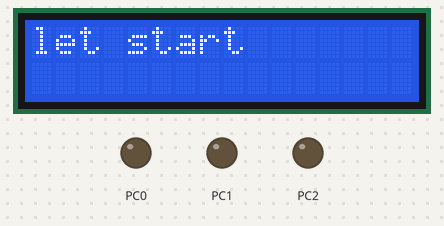
Bench run of a program on a simulated ATmega328P, built with avr-gcc and emulated at 8 MHz. On the bench: 16×2 character LCD, output pins drawn as LEDs (lit = HIGH). Wiring (inferred from the names in the program): PCF8574 port expander at I2C address 0x27. Wiring (inferred from the signals the program sends): character LCD (HD44780): RS Q0; E Q2; backlight Q3; data Q4, Q5, Q6, Q7. Dashed ring = blinking. Pins used as bus, display or sensor lines are not drawn.

Above: at 0.2 s.
At 3.46 s:
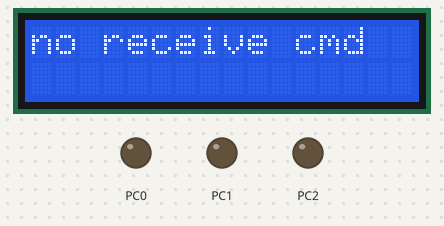
At 10.0 s:
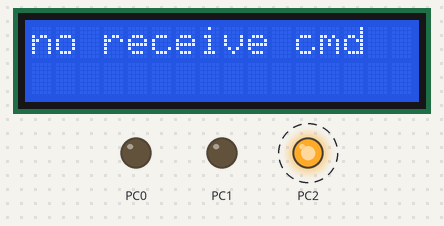
Timing chart, 0 to 130.0 s (numbered marks = the images above):
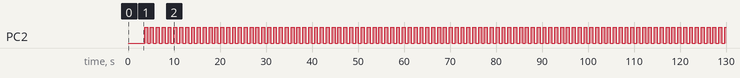

The program:

main.cpp
```cpp
/*
 * RFID_project.cpp
 *
 * Created: 14/02/2024 3:28:33 CH
 * Author : Vũ Huy Bảo
 */

#include "RFID.h"
#include "spi_module.h"
#include "uart_module.h"
#include "i2c_moudle.h"
#include "i2c_lcd.h"

	mfrc522 x(ss,0);

void main_init(){
	DDRC = (1<<0)|(1<<1)|(1<<2);
	i2c_init();
	i2c_lcd_init();
	spi_init();
	uart_init();
	x.RFID_init();
}


void print_lcd(uint8_t x){
	int temp;
	int hex[2];
	for (int i = 0; i<2; i++){
		temp = x % 16;
		x/=16;
		switch (temp){
			case 10:
			hex [i] = 'A';
			break;
						case 11:
						hex [i] = 'B';
						break;
									case 12:
									hex [i] = 'C';
									break;
												case 13:
												hex [i] = 'D';
												break;
															case 14:
															hex [i] = 'E';
															break;
																		case 15:
																		hex [i] = 'F';
																		break;
			default:
			hex[i] = temp + 0x30;
		}
	}
		for (int i = 1 ;i >= 0; i--){
			i2c_lcd_sendchar((char)(hex[i]));
		}
}

int main(void)
{
	main_init();
	int status = mi_err;
	uint8_t serial[MAX_LEN];
	uint8_t buffer[4];

	buffer[0] = 0x46;
	buffer[1] = 0xE9;
	buffer[2] = 0xEC;
	buffer[3] = 0xAD;

	int cnt = 0,same = 0;

		i2c_lcd_position(1,1);
		i2c_lcd_sendstring("let start");
		_delay_ms(3000);
		i2c_lcd_sendcmd(lcd_cleardisplay);
		uint8_t a = x.getfirmwareversion();
		if (a == 0x91) i2c_lcd_sendstring("version 1.0");
		else if (a == 0x92) i2c_lcd_sendstring("version 2.0");
		else i2c_lcd_sendstring("no receive cmd");


    /* Replace with your application code */
    while (1)
    {
			same = 0;
			here:
			i2c_lcd_position(1,2);
			cnt++;
			if (cnt == 1)  i2c_lcd_sendstring("                "); // clear display just only 1 time
			status=x.requestag(serial);
			PORTC ^= (1<<2);
			_delay_ms(500);
			if(status == mi_ok) {
				status = x.anticollsion (serial);
				if (status == mi_ok) {
					cnt = 0;
					i2c_lcd_position(1,2);
					i2c_lcd_sendstring("NUID: ");
				//	uart_transmit_string("NUID: ");
					for (int i = 0;i < 4; i++){
						print_lcd(serial[i]);
			//			uart_transmit_char(serial[i]);
					}


					for(int i = 0 ;i<4;i++){
						if (serial[i] == buffer[i]) same++;
					}

							if (same==4) {
								PORTC |= (1<<1);
								_delay_ms(5000);
								PORTC &= ~(1<<1);
							}
							else{
								PORTC |= (1<<0);
								_delay_ms(5000);
								PORTC &= ~(1<<0);
							}


					status = x.selecttag(serial);
					status = x.halttag();
				}

			}
			}
	return 0;
}
```

RFID.cpp
```cpp
/*
 * CPPFile1.cpp
 *
 * Created: 14/02/2024 3:29:00 CH
 *  Author: Vũ Huy Bảo
 */

/*

data frame between MFRC522 and Mifare card s50

+ All given times refer to the data frames including start of communication and end of
communication. A PCD data frame contains the start of communication (1 "start bit")
and the end of communication (one logic 0 + 1 bit length of unmodulated carrier). A
PICC data frame contains the start of communication (1 "start bit") and the end of
communication (1 bit length of no subcarrier)

+ Max DATA length is 128 bit (16 bytes) (not include CRC biit or parity bit)

+ send 8 bit each

+ have 16bits CRC start from request_cmd


*/


#include "RFID.h"


// initial function
mfrc522::mfrc522(int ss_pin, int reset){
    this->ss_pin = ss_pin;
    (sbi(PORTB, this->ss_pin));
    (sbi(DDRB, this->ss_pin));

    this->rst = reset;
    (sbi(PORTB, this->rst));
    (sbi(DDRB, this->rst));
}


// function: write to reg of MFRC522
void mfrc522::write_to_reg(uint8_t addr, uint8_t data){
    (cbi(PORTB, this->ss_pin));

    spi_transmit((addr<<1) & 0x7E);
    spi_transmit(data);

    (sbi(PORTB, this->ss_pin));

}

// function: read from reg of MFRC522
uint8_t mfrc522::read_from_reg(uint8_t addr){
    (cbi(PORTB, this->ss_pin));

    uint8_t return_data;
    spi_transmit(((addr<<1) & 0x7E) | 0x80);
    return_data = spi_transmit(none_value);

    (sbi(PORTB, this->ss_pin));

    return return_data;
}

// function: set a bit from reg of MFRC522
void mfrc522::setbitmask(uint8_t address, unsigned char mask){
    uint8_t temp = 0x00;
    temp = read_from_reg(address);
    write_to_reg(address, temp | mask);
}

// function: clear a bit from reg of MFRC522
void mfrc522::clearbitmask(uint8_t address, unsigned char mask){
    uint8_t temp = 0x00;
    temp = read_from_reg(address);
    write_to_reg(address, temp & (~mask));
}

// function: send a soft reset cmd to MFRC522
void mfrc522::reset(){
    write_to_reg(CommandReg, mfrc522_softreset);
}

uint8_t mfrc522::getfirmwareversion(){
    uint8_t response = 0 ;
    response = read_from_reg(VersionReg);
    return response;
}

// calculate 16bit CRC and read it
void mfrc522::calculateCRC(uint8_t *data, int len, uint8_t *result) {
    int i;
    uint8_t n;

    clearbitmask(DivIrqReg, 0x04);   // clear crc interrupt flag:CRC command is active and all bits are processed
    setbitmask(FIFOLevelReg, 0x80);  // clear read and write pointer

    // Writing data to the FIFO.
    for (i = 0; i < len; i++) {
        write_to_reg(FIFODataReg, data[i]);
    }
    write_to_reg(CommandReg, mfrc522_calcrc);

    // Wait for the CRC calculation to complete.
    i = 0xFF;
    do {
        n = read_from_reg(DivIrqReg);
        i--;
    } while ((i != 0) && !(n & 0x04));  // CRCIrq = 1

    // Read the result from the CRC calculation.
    result[0] = read_from_reg(CRCResultRegL);
    result[1] = read_from_reg(CRCResultRegM);
}


// function: send cmd for initializing RFID
void mfrc522::RFID_init(){
    sbi (PORTB, this->ss_pin);
    reset();
    // timer: 3390*2*48/13.56MHz = 24ms (for each cmd the timer will run for the next cmd)
    // prescaler
    write_to_reg(TModeReg, 0x8D);
    write_to_reg(TPrescalerReg, 0x3E);

    // reload_counter
	write_to_reg(TReloadRegL, 0x30);
    write_to_reg(TReloadRegH, 0x00);

    // modulation
    write_to_reg(TxASKReg, 0x40); // 100% ASK (amplitude shift keying)
    write_to_reg(TModeReg, 0x3D);  // transmit only when an RF field is generated
    setbitmask(TxControlReg, 0x03); // allow RF signal to transmit on Tx1 and Tx2 pins
}

// this function for writing cmd to mifare card
int mfrc522::commandtag(uint8_t cmd, uint8_t *data, int dlen, uint8_t *res, int* rlen){
    int status = mi_err;
    uint8_t irqen = 0x00;
    uint8_t wait_irq = 0x00;
    uint8_t lastbits, n ;
    int i ;

    switch(cmd){
        case mfrc522_mf_authent:
            irqen = 0x12; // enable idle cmd and error protocol interrupt to connect irq pin
            wait_irq = 0x10;
            break;
        case mfrc522_transceive:
            irqen = 0x77; // enable idle cmd, error protocol, transmit, receive, lower alert fifo and timer counter value gets zero interrupt to connect irq pin
            wait_irq = 0x30;
            break;
        default:
            break;
    }

    write_to_reg(CommIEnReg, irqen | 0x80); // interrupt request
    clearbitmask(CommIrqReg, 0x80); // clear all interrupt request bits (if it's already set from the beginning)
    setbitmask(FIFOLevelReg, 0x80); // clear read and write pointer if FIFO

    write_to_reg(CommandReg, mfrc522_idle); // no action, cancel the current command

    // write to fifo
    for (i = 0; i < dlen; i++){
        write_to_reg(FIFODataReg, data[i]);
    }


    // execute the command
    write_to_reg(CommandReg, cmd);

    if (cmd == mfrc522_transceive){
        setbitmask(BitFramingReg, 0x80); // start the transmission and read continuously between tag and reader (data is get from FIFO)
        // the last byte transmit is 8 bit
    }

    // waiting for the command complete, so that we can receive data

    i = 25; // max wait time is 125ms
    do {
        _delay_ms(5);
        // CommIRqReg[7..0]
        // Set1 TxIRq RxIRq IdleIRq HiAlerIRq LoAlertIRq ErrIRq TimerIRq
        n = read_from_reg(CommIrqReg);
        i--;
    } while ((i != 0) && !(n & 0x01) && !(n & wait_irq)); // wait for timer, idle interrupt, (and receive flag interrupt for transceive)

    clearbitmask(BitFramingReg, 0x80); // stop transceive

    if (i != 0) { // request did not timeout
        if (!(read_from_reg(ErrorReg) & 0x1D)) {    // BufferOvfl Collerr CRCErr ProtocolErr
            status = mi_ok;
            if (n & irqen & 0x01) {
                status = mi_notag_err;
            }
            if (cmd == mfrc522_transceive){
                n = read_from_reg(FIFOLevelReg);
                lastbits = read_from_reg(ControlReg) & 0x07;
                if (lastbits){
                    *rlen = (n - 1) * 8 + lastbits; // indicate that the number of bits of the last byte can be different
                } else {
                    *rlen = n * 8;
                }
            }

            if (n == 0) {
                n = 1;
            }
            if (n > MAX_LEN) {
                n = MAX_LEN; // 106KB per second : 128 bits (16 bytes) therefore can communicate less than 16 bytes
            }

            // reading the receive data from FIFO
            for (i = 0; i < n; i++){
                res[i] = read_from_reg(FIFODataReg);
            }
        }
		else status = mi_err;
    }
    return status;
}

// just only for requesting mf1 tag
int mfrc522::requestag(uint8_t* data){
    int status;
    int len;
    write_to_reg(BitFramingReg, 0x07); // 7 bits for request cmd
    data[0] = mf1_reqa;
    status = commandtag(mfrc522_transceive, data, 1, data, &len);
    if ((status != mi_ok) || (len != 0x10)) { // 16-bit ATQA response from tag
        status = mi_err;
    }

    return status;
}

int mfrc522::anticollsion(uint8_t* serial){
    int status, len;
    write_to_reg(BitFramingReg, 0x00);
    serial[0] = mf1_anticol_1;
    serial[1] = 0x20;
    status = commandtag(mfrc522_transceive, serial, 2, serial, &len);
    len = len / 8; //(unit: bytes )
    if ((len == 4)&&(status == mi_ok)) {
        status = mi_ok;
    }
    return status;
}


uint8_t mfrc522::selecttag(uint8_t* serial){
    int i, status, len;
    uint8_t ack = 0x08 ;
    uint8_t buffer[8];

    write_to_reg(BitFramingReg, 0x00);

    buffer[0] = mf1_select_1;
    buffer[1] = 0x70;
    for (i = 0; i < 4; i++){
        buffer[i + 2] = serial[i];
    }
    calculateCRC(buffer, 6, &buffer[6]);

    status = commandtag(mfrc522_transceive, buffer, 8, buffer, &len);
    if ((status == mi_ok) && (buffer[0] == ack)) {
        status = mi_ok;
    }
    return status;
}


int mfrc522::halttag(){
    int status, len;
    uint8_t buffer[4];

    write_to_reg(BitFramingReg, 0x00);

    buffer[0] = mf1_halt;
    buffer[1] = 0;
    calculateCRC(buffer, 2, &buffer[2]);
    status = commandtag(mfrc522_transceive, buffer, 4, buffer, &len);
    clearbitmask(Status2Reg, 0x08); // turn off encryption
    return status;
}
```

RFID.h
```cpp
/*
 * RFID.h
 *
 * Created: 14/02/2024 3:29:52 CH
 *  Author: Vũ Huy Bảo
 */


#ifndef RFID_H_
#define RFID_H_

#include "spi_module.h"


#define     MAX_LEN               16        // Maximum length of an array.

// MF522 MFRC522 error codes.
#define     mi_ok                    0         // Everything A-OK.
#define     mi_err                   1         // General error
#define     mi_notag_err			 2         // there is no tag for communication

#define sbi(port,bit) {port|= (1<<bit);}
#define cbi(port,bit) {port&= (~(1<<bit));}
#define none_value 0x00

//////////////////////COMMAND WORD////////////////////////////
#define mfrc522_idle              0x00  // no action, cancels current command execution
#define mfrc522_mem               0x01  // store 25 bytes into the internal buffer
#define mfrc522_generaterandomid  0x02  // generates a 10 bytes random ID number
#define mfrc522_calcrc            0x03
#define mfrc522_transmit          0x04  // transmit data
#define mfrc522_nocmdchange       0x07  // no command change
#define mfrc522_receive           0x08  // receive data
#define mfrc522_transceive        0x0C
#define mfrc522_mf_authent        0x0E
#define mfrc522_softreset         0x0F
//-----------------------------------------------//


/////////////////////////MIFARE_ONE TAG COMMON word/////////////////////////

#define mf1_reqa        0x26 // request
#define mf1_wupa        0x52 // wake up
#define mf1_anticol_1   0x93 // anti collision CL1
#define mf1_select_1    0x93 // select tag CL1
#define mf1_anticol_2   0x95 // anti collision CL2
#define mf1_select_2    0x95 // select tag CL2
#define mf1_halt        0x50 // halt the process
#define mf1_authenA     0x60 // authentication with key A
#define mf1_authenB     0x61 // authentication with key B
#define mf1_read        0x30 // read
#define mf1_write       0xA0 // write
#define mf1_decrement   0xC0 // decrement the content of the block and the res is store in internal transfer buffer
#define mf1_increment   0xC1 // increment the content of the block and the res is store in internal transfer buffer
#define mf1_restore     0xC2 // move the content of block to internal transfer buffer
#define mf1_transfer    0xB0 // move the content of internal transfer buffer to block

///////////////// MFRC522 REGISTER //////////////////////
// Page 0: command and status
#define     Reserved00            0x00
#define     CommandReg            0x01
#define     CommIEnReg            0x02
#define     DivIEnReg             0x03
#define     CommIrqReg            0x04
#define     DivIrqReg             0x05
#define     ErrorReg              0x06
#define     Status1Reg            0x07
#define     Status2Reg            0x08
#define     FIFODataReg           0x09
#define     FIFOLevelReg          0x0A
#define     WaterLevelReg         0x0B
#define     ControlReg            0x0C
#define     BitFramingReg         0x0D
#define     CollReg               0x0E
#define     Reserved01            0x0F
//Page 1:Command
#define     Reserved10            0x10
#define     ModeReg               0x11
#define     TxModeReg             0x12
#define     RxModeReg             0x13
#define     TxControlReg          0x14
#define     TxASKReg              0x15
#define     TxSelReg              0x16
#define     RxSelReg              0x17
#define     RxThresholdReg        0x18
#define     DemodReg              0x19
#define     Reserved11            0x1A
#define     Reserved12            0x1B
#define     MifareReg             0x1C
#define     Reserved13            0x1D
#define     Reserved14            0x1E
#define     SerialSpeedReg        0x1F
//Page 2:CFG
#define     Reserved20            0x20
#define     CRCResultRegM         0x21
#define     CRCResultRegL         0x22
#define     Reserved21            0x23
#define     ModWidthReg           0x24
#define     Reserved22            0x25
#define     RFCfgReg              0x26
#define     GsNReg                0x27
#define     CWGsPReg              0x28
#define     ModGsPReg             0x29
#define     TModeReg              0x2A
#define     TPrescalerReg         0x2B
#define     TReloadRegH           0x2C
#define     TReloadRegL           0x2D
#define     TCounterValueRegH     0x2E
#define     TCounterValueRegL     0x2F
//Page 3:TestRegister
#define     Reserved30            0x30
#define     TestSel1Reg           0x31
#define     TestSel2Reg           0x32
#define     TestPinEnReg          0x33
#define     TestPinValueReg       0x34
#define     TestBusReg            0x35
#define     AutoTestReg           0x36
#define     VersionReg            0x37
#define     AnalogTestReg         0x38
#define     TestDAC1Reg           0x39
#define     TestDAC2Reg           0x3A
#define     TestADCReg            0x3B
#define     Reserved31            0x3C
#define     Reserved32            0x3D
#define     Reserved33            0x3E
#define     Reserved34            0x3F
//-----------------------------------------------//


class mfrc522 {
	private:
		uint8_t ss_pin;
		uint8_t rst;
	public:
		mfrc522             (int ss_pin, int reset);
		void    write_to_reg(uint8_t addr, uint8_t data);
		uint8_t read_from_reg(uint8_t addr);
		void    setbitmask(uint8_t address, unsigned char mask);
		void    clearbitmask(uint8_t address, unsigned char mask);
		void    reset();
		void    RFID_init();
		uint8_t getfirmwareversion();
		int     commandtag(uint8_t cmd, uint8_t *data, int dlen, uint8_t *res, int* rlen);
		void    calculateCRC(uint8_t *data, int len, uint8_t *result);
		uint8_t selecttag(uint8_t* serial);
		int     requestag(uint8_t* data);
		int     halttag();
		int     anticollsion(uint8_t* serial);
	};


#endif /* RFID_H_ */
```

i2c_module.cpp
```cpp
/*
 * i2c_module.cpp
 *
 * Created: 01/03/2024 12:00:32 CH
 *  Author: Vũ Huy Bảo
 */

#include "i2c_moudle.h"

void i2c_init(){
	TWSR = 0x00; //prescaler bit = 00
	TWBR = 72; // frequency = 50khz
	TWCR = (1<<TWEN);
}

void i2c_transmit(uint8_t data){
	TWDR = data;
	TWCR = (1<<TWINT)|(1<<TWEN); // this is the rule for bot TWEN
	while (!(TWCR)&(1<<TWINT));
}


unsigned char i2c_read(unsigned char final){
	if (final == 0) TWCR  = (1<<TWINT)|(1<<TWEN)|(1<<TWEA); // send ACK
	else TWCR = (1<<TWINT)|(1<<TWEN); // send NACK
	while(!(TWCR&(1<<TWINT))) ;
	return TWDR;
}


void i2c_start(){
	TWCR = (1<<TWEN)|(1<<TWINT)|(1<<TWSTA); // start condition
	while(!(TWCR&(1<<TWINT))) ;
}


void i2c_stop(){
	TWCR = (1<<TWEN)|(1<<TWINT)|(1<<TWSTO); // stop condition
}
```

i2c_moudle.h
```cpp
/*
 * i2c_moudle.h
 *
 * Created: 02/03/2024 7:21:20 SA
 *  Author: Vũ Huy Bảo
 */


#ifndef I2C_MOUDLE_H_
#define I2C_MOUDLE_H_

#include <avr/io.h>
#include <util/delay.h>
#define F_CPU 8000000UL

void i2c_init();
void i2c_transmit(uint8_t data);
unsigned char i2c_read(unsigned char final);
void i2c_start();
void i2c_stop();


#endif /* I2C_MOUDLE_H_ */
```

spi_module.cpp
```cpp
/*
 * spi_module.cpp
 *
 * Created: 01/03/2024 12:03:41 CH
 *  Author: Vũ Huy Bảo
 */

#include "spi_module.h"


void spi_init(){
	DDRB = (1<<mosi)|(1<<sck)|(1<<ss);
	SPCR = (1<<SPE)|(1<<MSTR)|(1<<SPR0);
	sbi(PORTB,ss);
}

uint8_t spi_transmit(uint8_t data){
	uint8_t temp;
	SPDR = data;
	while (!(SPSR & (1<<SPIF)));
	temp = SPDR;  // clear flag
	return temp;
}
```

spi_module.h
```cpp
/*
 * spi_module.h
 *
 * Created: 01/03/2024 12:02:16 CH
 *  Author: Vũ Huy Bảo
 */


#ifndef SPI_MODULE_H_
#define SPI_MODULE_H_


#include <avr/io.h>
#include <util/delay.h>
#include <avr/sfr_defs.h>


#define F_CPU 8000000UL
#define mosi 3
#define sck 5
#define ss 2

#define sbi(port,bit) {port|= (1<<bit);}
#define cbi(port,bit) {port&= (~(1<<bit));}
#define none_value 0x00


void spi_init();
uint8_t spi_transmit(uint8_t data);


#endif /* SPI_MODULE_H_ */
```

Source omitted: uart_module.cpp (428 bytes), uart_module.h (324 bytes), i2c_lcd.cpp (1892 bytes), i2c_lcd.h (824 bytes)

Measured:
- by itself, PC2: LOW → HIGH at 3.6 s, → LOW 0.64 s later, → HIGH 0.64 s later, → LOW 0.64 s later, … (199 changes in this stretch)
- by itself, everything shown: repeats every 10.2 s, in 16 steps
